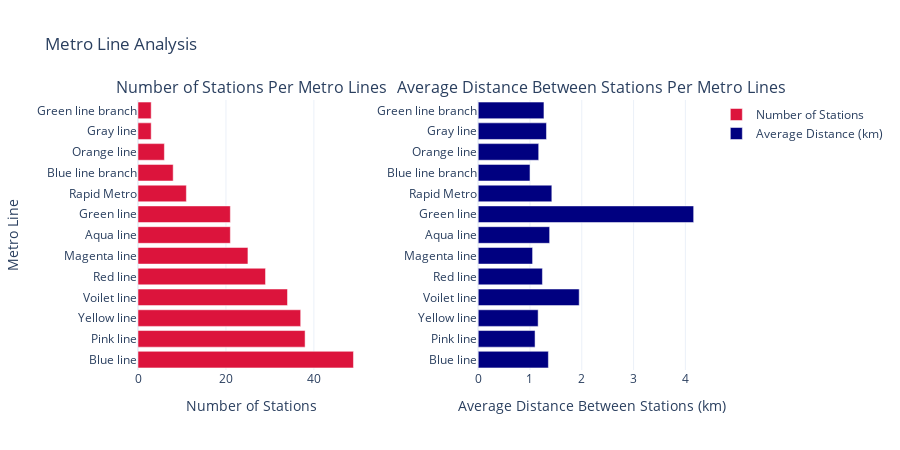

Notebook cell for this chart:
### Code cell
#create subplots
fig = make_subplots(rows=1, cols=2, 
                    subplot_titles=('Number of Stations Per Metro Lines',
                                    'Average Distance Between Stations Per Metro Lines'),
                    horizontal_spacing = 0.2)

#plot Number of stations per metro lines
fig.add_trace(
    go.Bar(y=line_analysis['Line'], x=line_analysis['Number of Stations'],
           orientation='h', name='Number of Stations', marker_color='crimson'),
    row=1, col=1
)

#plot avg dist. between stations
fig.add_trace(
    go.Bar(y=line_analysis['Line'], x=line_analysis['Average Distance Between Stations (km)'],
           orientation='h', name='Average Distance (km)', marker_color='navy'),
    row=1, col=2
)

#update xaxis properties
fig.update_xaxes(title_text='Number of Stations', row=1, col=1)
fig.update_xaxes(title_text='Average Distance Between Stations (km)', row=1, col=2)

#update yaxis properties
fig.update_yaxes(title_text='Metro Line', row=1, col=1)
fig.update_yaxes(title_text='', row=1, col=2)

#update layout
fig.update_layout(height=450, width=900, title_text='Metro Line Analysis', template='plotly_white')

### Figure 1 — Plotly figure (JSON) as saved in the notebook; plotly's stock layout.template omitted (floating-point values rounded to 4 significant figures)
{"data": [{"marker": {"color": "crimson"}, "name": "Number of Stations", "orientation": "h", "type": "bar", "x": [49, 38, 37, 34, 29, 25, 21, 21, 11, 8, 6, 3, 3], "xaxis": "x", "y": ["Blue line", "Pink line", "Yellow line", "Voilet line", "Red line", "Magenta line", "Aqua line", "Green line", "Rapid Metro", "Blue line branch", "Orange line", "Gray line", "Green line branch"], "yaxis": "y"}, {"marker": {"color": "navy"}, "name": "Average Distance (km)", "orientation": "h", "type": "bar", "x": [1.355, 1.098, 1.157, 1.95, 1.24, 1.05, 1.379, 4.16, 1.422, 1, 1.168, 1.318, 1.269], "xaxis": "x2", "y": ["Blue line", "Pink line", "Yellow line", "Voilet line", "Red line", "Magenta line", "Aqua line", "Green line", "Rapid Metro", "Blue line branch", "Orange line", "Gray line", "Green line branch"], "yaxis": "y2"}], "layout": {"annotations": [{"font": {"size": 16}, "showarrow": false, "text": "Number of Stations Per Metro Lines", "x": 0.2, "xanchor": "center", "xref": "paper", "y": 1, "yanchor": "bottom", "yref": "paper"}, {"font": {"size": 16}, "showarrow": false, "text": "Average Distance Between Stations Per Metro Lines", "x": 0.8, "xanchor": "center", "xref": "paper", "y": 1, "yanchor": "bottom", "yref": "paper"}], "height": 450, "title": {"text": "Metro Line Analysis"}, "width": 900, "xaxis": {"anchor": "y", "autorange": true, "domain": [0, 0.4], "range": [0, 51.58], "title": {"text": "Number of Stations"}, "type": "linear"}, "xaxis2": {"anchor": "y2", "autorange": true, "domain": [0.6, 1], "range": [0, 4.379], "title": {"text": "Average Distance Between Stations (km)"}, "type": "linear"}, "yaxis": {"anchor": "x", "autorange": true, "domain": [0, 1], "range": [-0.5, 12.5], "title": {"text": "Metro Line"}, "type": "category"}, "yaxis2": {"anchor": "x2", "autorange": true, "domain": [0, 1], "range": [-0.5, 12.5], "title": {"text": ""}, "type": "category"}}}
